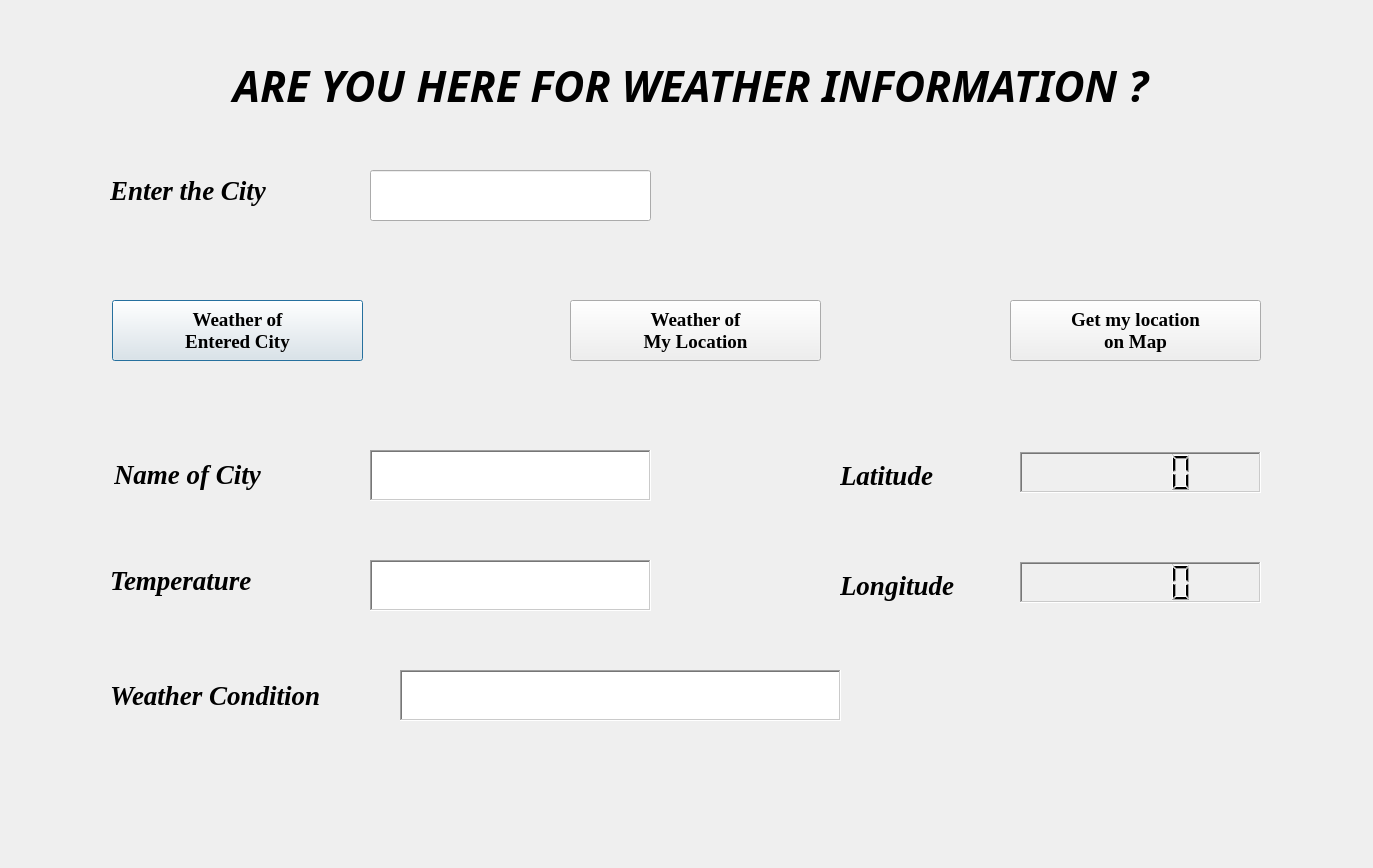
<?xml version="1.0" encoding="UTF-8"?>
<ui version="4.0">
 <class>Dialog</class>
 <widget class="QDialog" name="Dialog">
  <property name="geometry">
   <rect>
    <x>0</x>
    <y>0</y>
    <width>1373</width>
    <height>868</height>
   </rect>
  </property>
  <property name="font">
   <font>
    <family>Times New Roman</family>
    <pointsize>15</pointsize>
    <stylestrategy>PreferDefault</stylestrategy>
   </font>
  </property>
  <property name="cursor">
   <cursorShape>ArrowCursor</cursorShape>
  </property>
  <property name="windowTitle">
   <string>Weather Application</string>
  </property>
  <property name="autoFillBackground">
   <bool>false</bool>
  </property>
  <property name="styleSheet">
   <string notr="true">background-image:url(C:/Users/Harshit Agrawal/Desktop/Weather/weath.jpg)</string>
  </property>
  <widget class="QLabel" name="label">
   <property name="enabled">
    <bool>true</bool>
   </property>
   <property name="geometry">
    <rect>
     <x>10</x>
     <y>30</y>
     <width>1361</width>
     <height>111</height>
    </rect>
   </property>
   <property name="font">
    <font>
     <family>Monotype Corsiva</family>
     <pointsize>32</pointsize>
     <weight>75</weight>
     <italic>true</italic>
     <bold>true</bold>
     <underline>false</underline>
     <stylestrategy>PreferDefault</stylestrategy>
     <kerning>true</kerning>
    </font>
   </property>
   <property name="autoFillBackground">
    <bool>false</bool>
   </property>
   <property name="styleSheet">
    <string notr="true"/>
   </property>
   <property name="frameShape">
    <enum>QFrame::NoFrame</enum>
   </property>
   <property name="frameShadow">
    <enum>QFrame::Raised</enum>
   </property>
   <property name="text">
    <string>ARE YOU HERE FOR WEATHER INFORMATION ?</string>
   </property>
   <property name="textFormat">
    <enum>Qt::AutoText</enum>
   </property>
   <property name="scaledContents">
    <bool>false</bool>
   </property>
   <property name="alignment">
    <set>Qt::AlignCenter</set>
   </property>
   <property name="wordWrap">
    <bool>true</bool>
   </property>
  </widget>
  <widget class="QLabel" name="label_2">
   <property name="geometry">
    <rect>
     <x>110</x>
     <y>160</y>
     <width>241</width>
     <height>61</height>
    </rect>
   </property>
   <property name="font">
    <font>
     <family>Times New Roman</family>
     <pointsize>20</pointsize>
     <weight>75</weight>
     <italic>true</italic>
     <bold>true</bold>
    </font>
   </property>
   <property name="styleSheet">
    <string notr="true"/>
   </property>
   <property name="frameShape">
    <enum>QFrame::NoFrame</enum>
   </property>
   <property name="frameShadow">
    <enum>QFrame::Raised</enum>
   </property>
   <property name="text">
    <string>Enter the City</string>
   </property>
   <property name="textFormat">
    <enum>Qt::PlainText</enum>
   </property>
   <property name="alignment">
    <set>Qt::AlignLeading|Qt::AlignLeft|Qt::AlignVCenter</set>
   </property>
   <property name="wordWrap">
    <bool>true</bool>
   </property>
  </widget>
  <widget class="QLineEdit" name="lineEdit">
   <property name="geometry">
    <rect>
     <x>370</x>
     <y>170</y>
     <width>281</width>
     <height>51</height>
    </rect>
   </property>
   <property name="font">
    <font>
     <pointsize>16</pointsize>
    </font>
   </property>
  </widget>
  <widget class="QPushButton" name="pushButton">
   <property name="geometry">
    <rect>
     <x>112</x>
     <y>300</y>
     <width>251</width>
     <height>61</height>
    </rect>
   </property>
   <property name="font">
    <font>
     <family>Times New Roman</family>
     <pointsize>14</pointsize>
     <weight>75</weight>
     <italic>false</italic>
     <bold>true</bold>
    </font>
   </property>
   <property name="text">
    <string>Weather of 
Entered City</string>
   </property>
   <property name="checkable">
    <bool>false</bool>
   </property>
   <property name="autoRepeat">
    <bool>false</bool>
   </property>
  </widget>
  <widget class="QPushButton" name="pushButton_2">
   <property name="geometry">
    <rect>
     <x>570</x>
     <y>300</y>
     <width>251</width>
     <height>61</height>
    </rect>
   </property>
   <property name="font">
    <font>
     <family>Times New Roman</family>
     <pointsize>14</pointsize>
     <weight>75</weight>
     <bold>true</bold>
    </font>
   </property>
   <property name="layoutDirection">
    <enum>Qt::LeftToRight</enum>
   </property>
   <property name="text">
    <string>Weather of
My Location</string>
   </property>
   <property name="autoDefault">
    <bool>true</bool>
   </property>
   <property name="default">
    <bool>false</bool>
   </property>
   <property name="flat">
    <bool>false</bool>
   </property>
  </widget>
  <widget class="QPushButton" name="pushButton_3">
   <property name="geometry">
    <rect>
     <x>1010</x>
     <y>300</y>
     <width>251</width>
     <height>61</height>
    </rect>
   </property>
   <property name="font">
    <font>
     <family>Times New Roman</family>
     <pointsize>14</pointsize>
     <weight>75</weight>
     <bold>true</bold>
    </font>
   </property>
   <property name="text">
    <string>Get my location
on Map</string>
   </property>
  </widget>
  <widget class="QLabel" name="label_3">
   <property name="geometry">
    <rect>
     <x>114</x>
     <y>449</y>
     <width>221</width>
     <height>51</height>
    </rect>
   </property>
   <property name="font">
    <font>
     <family>Times New Roman</family>
     <pointsize>20</pointsize>
     <weight>75</weight>
     <italic>true</italic>
     <bold>true</bold>
    </font>
   </property>
   <property name="styleSheet">
    <string notr="true"/>
   </property>
   <property name="text">
    <string>Name of City</string>
   </property>
   <property name="textFormat">
    <enum>Qt::RichText</enum>
   </property>
   <property name="alignment">
    <set>Qt::AlignLeading|Qt::AlignLeft|Qt::AlignVCenter</set>
   </property>
  </widget>
  <widget class="QLabel" name="label_4">
   <property name="geometry">
    <rect>
     <x>110</x>
     <y>555</y>
     <width>221</width>
     <height>51</height>
    </rect>
   </property>
   <property name="font">
    <font>
     <family>Times New Roman</family>
     <pointsize>20</pointsize>
     <weight>75</weight>
     <italic>true</italic>
     <bold>true</bold>
    </font>
   </property>
   <property name="styleSheet">
    <string notr="true"/>
   </property>
   <property name="text">
    <string>Temperature</string>
   </property>
  </widget>
  <widget class="QLabel" name="label_5">
   <property name="geometry">
    <rect>
     <x>110</x>
     <y>670</y>
     <width>291</width>
     <height>51</height>
    </rect>
   </property>
   <property name="font">
    <font>
     <family>Times New Roman</family>
     <pointsize>20</pointsize>
     <weight>75</weight>
     <italic>true</italic>
     <bold>true</bold>
    </font>
   </property>
   <property name="styleSheet">
    <string notr="true"/>
   </property>
   <property name="text">
    <string>Weather Condition</string>
   </property>
  </widget>
  <widget class="QLabel" name="label_6">
   <property name="geometry">
    <rect>
     <x>840</x>
     <y>450</y>
     <width>171</width>
     <height>51</height>
    </rect>
   </property>
   <property name="font">
    <font>
     <family>Times New Roman</family>
     <pointsize>20</pointsize>
     <weight>75</weight>
     <italic>true</italic>
     <bold>true</bold>
    </font>
   </property>
   <property name="styleSheet">
    <string notr="true"/>
   </property>
   <property name="text">
    <string>Latitude</string>
   </property>
  </widget>
  <widget class="QLabel" name="label_7">
   <property name="geometry">
    <rect>
     <x>840</x>
     <y>560</y>
     <width>171</width>
     <height>51</height>
    </rect>
   </property>
   <property name="font">
    <font>
     <family>Times New Roman</family>
     <pointsize>20</pointsize>
     <weight>75</weight>
     <italic>true</italic>
     <bold>true</bold>
    </font>
   </property>
   <property name="styleSheet">
    <string notr="true"/>
   </property>
   <property name="text">
    <string>Longitude</string>
   </property>
  </widget>
  <widget class="QLCDNumber" name="lcdNumber">
   <property name="geometry">
    <rect>
     <x>1020</x>
     <y>452</y>
     <width>241</width>
     <height>41</height>
    </rect>
   </property>
   <property name="font">
    <font>
     <pointsize>16</pointsize>
     <italic>false</italic>
    </font>
   </property>
   <property name="frameShape">
    <enum>QFrame::WinPanel</enum>
   </property>
   <property name="frameShadow">
    <enum>QFrame::Sunken</enum>
   </property>
   <property name="lineWidth">
    <number>1</number>
   </property>
   <property name="smallDecimalPoint">
    <bool>false</bool>
   </property>
   <property name="digitCount">
    <number>5</number>
   </property>
   <property name="segmentStyle">
    <enum>QLCDNumber::Filled</enum>
   </property>
  </widget>
  <widget class="QLCDNumber" name="lcdNumber_2">
   <property name="geometry">
    <rect>
     <x>1020</x>
     <y>562</y>
     <width>241</width>
     <height>41</height>
    </rect>
   </property>
   <property name="font">
    <font>
     <pointsize>16</pointsize>
    </font>
   </property>
   <property name="frameShape">
    <enum>QFrame::WinPanel</enum>
   </property>
   <property name="frameShadow">
    <enum>QFrame::Sunken</enum>
   </property>
   <property name="digitCount">
    <number>5</number>
   </property>
  </widget>
  <widget class="QTextBrowser" name="textBrowser">
   <property name="geometry">
    <rect>
     <x>370</x>
     <y>450</y>
     <width>281</width>
     <height>51</height>
    </rect>
   </property>
   <property name="font">
    <font>
     <pointsize>16</pointsize>
    </font>
   </property>
   <property name="frameShape">
    <enum>QFrame::WinPanel</enum>
   </property>
   <property name="frameShadow">
    <enum>QFrame::Sunken</enum>
   </property>
   <property name="undoRedoEnabled">
    <bool>false</bool>
   </property>
  </widget>
  <widget class="QTextBrowser" name="textBrowser_2">
   <property name="geometry">
    <rect>
     <x>370</x>
     <y>560</y>
     <width>281</width>
     <height>51</height>
    </rect>
   </property>
   <property name="font">
    <font>
     <pointsize>16</pointsize>
    </font>
   </property>
   <property name="frameShape">
    <enum>QFrame::WinPanel</enum>
   </property>
  </widget>
  <widget class="QTextBrowser" name="textBrowser_3">
   <property name="geometry">
    <rect>
     <x>400</x>
     <y>670</y>
     <width>441</width>
     <height>51</height>
    </rect>
   </property>
   <property name="font">
    <font>
     <pointsize>16</pointsize>
    </font>
   </property>
   <property name="frameShape">
    <enum>QFrame::WinPanel</enum>
   </property>
  </widget>
  <zorder>label</zorder>
  <zorder>lineEdit</zorder>
  <zorder>pushButton</zorder>
  <zorder>pushButton_2</zorder>
  <zorder>pushButton_3</zorder>
  <zorder>label_3</zorder>
  <zorder>label_4</zorder>
  <zorder>label_5</zorder>
  <zorder>label_6</zorder>
  <zorder>label_7</zorder>
  <zorder>label_2</zorder>
  <zorder>lcdNumber</zorder>
  <zorder>lcdNumber_2</zorder>
  <zorder>textBrowser</zorder>
  <zorder>textBrowser_2</zorder>
  <zorder>textBrowser_3</zorder>
 </widget>
 <resources/>
 <connections/>
</ui>
